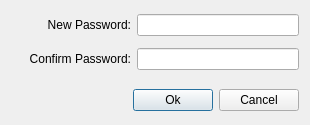
<?xml version="1.0" encoding="UTF-8"?>
<ui version="4.0">
 <class>NewPass</class>
 <widget class="QDialog" name="NewPass">
  <property name="geometry">
   <rect>
    <x>0</x>
    <y>0</y>
    <width>310</width>
    <height>125</height>
   </rect>
  </property>
  <property name="windowTitle">
   <string>New Password</string>
  </property>
  <layout class="QGridLayout" name="gridLayout">
   <item row="0" column="0">
    <layout class="QHBoxLayout" name="horizontalLayout">
     <property name="topMargin">
      <number>3</number>
     </property>
     <property name="bottomMargin">
      <number>3</number>
     </property>
     <item>
      <widget class="QLabel" name="lblNew">
       <property name="minimumSize">
        <size>
         <width>120</width>
         <height>16</height>
        </size>
       </property>
       <property name="maximumSize">
        <size>
         <width>120</width>
         <height>16</height>
        </size>
       </property>
       <property name="text">
        <string>New Password:</string>
       </property>
       <property name="alignment">
        <set>Qt::AlignRight|Qt::AlignTrailing|Qt::AlignVCenter</set>
       </property>
      </widget>
     </item>
     <item>
      <widget class="QLineEdit" name="editNew"/>
     </item>
    </layout>
   </item>
   <item row="1" column="0">
    <layout class="QHBoxLayout" name="horizontalLayout_2">
     <property name="topMargin">
      <number>3</number>
     </property>
     <property name="bottomMargin">
      <number>3</number>
     </property>
     <item>
      <widget class="QLabel" name="lblConfirm">
       <property name="minimumSize">
        <size>
         <width>120</width>
         <height>16</height>
        </size>
       </property>
       <property name="maximumSize">
        <size>
         <width>120</width>
         <height>16</height>
        </size>
       </property>
       <property name="cursor">
        <cursorShape>ArrowCursor</cursorShape>
       </property>
       <property name="text">
        <string>Confirm Password:</string>
       </property>
       <property name="alignment">
        <set>Qt::AlignRight|Qt::AlignTrailing|Qt::AlignVCenter</set>
       </property>
      </widget>
     </item>
     <item>
      <widget class="QLineEdit" name="editConfirm"/>
     </item>
    </layout>
   </item>
   <item row="2" column="0">
    <spacer name="verticalSpacer">
     <property name="orientation">
      <enum>Qt::Vertical</enum>
     </property>
     <property name="sizeHint" stdset="0">
      <size>
       <width>20</width>
       <height>15</height>
      </size>
     </property>
    </spacer>
   </item>
   <item row="3" column="0">
    <layout class="QHBoxLayout" name="horizontalLayout_3">
     <property name="topMargin">
      <number>3</number>
     </property>
     <property name="bottomMargin">
      <number>3</number>
     </property>
     <item>
      <spacer name="horizontalSpacer">
       <property name="orientation">
        <enum>Qt::Horizontal</enum>
       </property>
       <property name="sizeHint" stdset="0">
        <size>
         <width>40</width>
         <height>20</height>
        </size>
       </property>
      </spacer>
     </item>
     <item>
      <widget class="QPushButton" name="btnOk">
       <property name="text">
        <string>Ok</string>
       </property>
      </widget>
     </item>
     <item>
      <widget class="QPushButton" name="btnCancel">
       <property name="text">
        <string>Cancel</string>
       </property>
      </widget>
     </item>
    </layout>
   </item>
  </layout>
  <zorder>verticalSpacer</zorder>
 </widget>
 <resources/>
 <connections/>
</ui>
